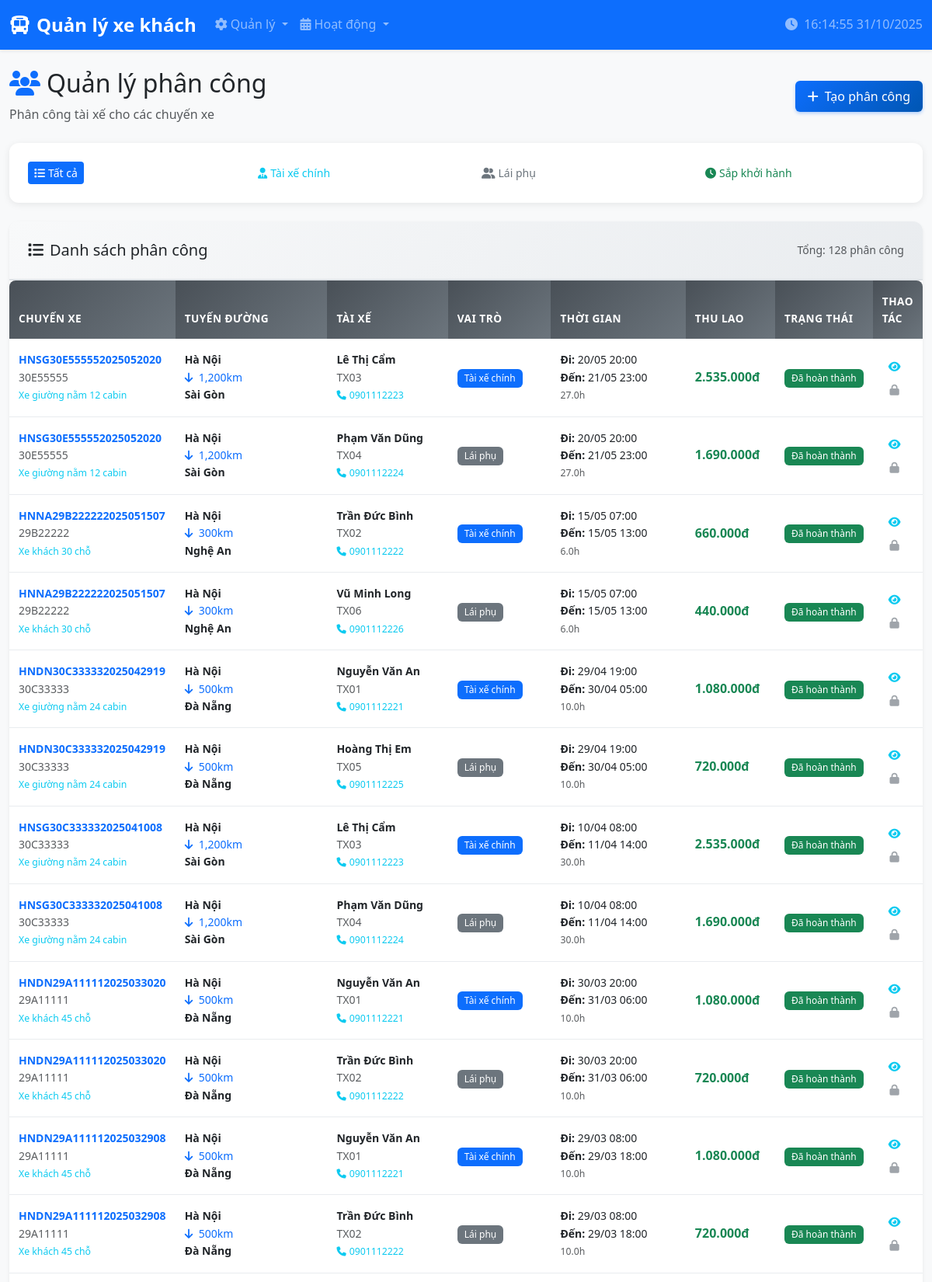
/quanly_xe_khach/phan_cong/index.php (upper part), run on the app's committed database.
### tables this page shows
CREATE TABLE `phan_cong` (
  `MaChuyenXe` varchar(50) NOT NULL,
  `MaTaiXe` varchar(10) NOT NULL,
  `VaiTro` tinyint(4) NOT NULL,
  `ThuLao` decimal(10,2) DEFAULT 0.00,
  PRIMARY KEY (`MaChuyenXe`,`MaTaiXe`),
  UNIQUE KEY `MaChuyenXe` (`MaChuyenXe`,`VaiTro`),
  KEY `MaTaiXe` (`MaTaiXe`),
  CONSTRAINT `phan_cong_ibfk_1` FOREIGN KEY (`MaChuyenXe`) REFERENCES `chuyen_xe` (`MaChuyenXe`),
  CONSTRAINT `phan_cong_ibfk_2` FOREIGN KEY (`MaTaiXe`) REFERENCES `tai_xe` (`MaTaiXe`),
  CONSTRAINT `CONSTRAINT_1` CHECK (`VaiTro` in (1,2))
);

CREATE TABLE `xe_khach` (
  `MaXe` varchar(8) NOT NULL,
  `MaLoaiXe` varchar(10) NOT NULL,
  `SoNgayBDConLai` int(11) DEFAULT 360,
  `HanDangKiem` date DEFAULT NULL,
  PRIMARY KEY (`MaXe`),
  KEY `MaLoaiXe` (`MaLoaiXe`),
  CONSTRAINT `xe_khach_ibfk_1` FOREIGN KEY (`MaLoaiXe`) REFERENCES `loai_xe` (`MaLoaiXe`),
  CONSTRAINT `CONSTRAINT_1` CHECK (`SoNgayBDConLai` <= 360)
);

CREATE TABLE `loai_xe` (
  `MaLoaiXe` varchar(10) NOT NULL,
  `TenLoaiXe` varchar(50) NOT NULL,
  `SoGhe` int(11) NOT NULL,
  PRIMARY KEY (`MaLoaiXe`)
);

CREATE TABLE `tuyen_duong` (
  `MaTuyenDuong` varchar(4) NOT NULL,
  `DiemDau` varchar(100) NOT NULL,
  `DiemCuoi` varchar(100) NOT NULL,
  `DoPhucTap` int(11) DEFAULT NULL CHECK (`DoPhucTap` in (1,2,3)),
  `DoDai` int(11) NOT NULL,
  PRIMARY KEY (`MaTuyenDuong`)
);

CREATE TABLE `tai_xe` (
  `MaTaiXe` varchar(10) NOT NULL,
  `HoTen` varchar(100) NOT NULL,
  `SDT` varchar(15) DEFAULT NULL,
  `NgaySinh` date DEFAULT NULL,
  `DiaChi` varchar(255) DEFAULT NULL,
  PRIMARY KEY (`MaTaiXe`),
  UNIQUE KEY `SDT` (`SDT`)
);

CREATE TABLE `chuyen_xe` (
  `MaChuyenXe` varchar(50) NOT NULL,
  `MaXe` varchar(8) NOT NULL,
  `MaTuyenDuong` varchar(4) NOT NULL,
  `GioDi` datetime NOT NULL,
  `GioDen` datetime NOT NULL,
  `TrangThai` int(11) DEFAULT 1,
  PRIMARY KEY (`MaChuyenXe`),
  KEY `MaXe` (`MaXe`),
  KEY `MaTuyenDuong` (`MaTuyenDuong`),
  CONSTRAINT `chuyen_xe_ibfk_1` FOREIGN KEY (`MaXe`) REFERENCES `xe_khach` (`MaXe`),
  CONSTRAINT `chuyen_xe_ibfk_2` FOREIGN KEY (`MaTuyenDuong`) REFERENCES `tuyen_duong` (`MaTuyenDuong`)
);

### quanly_xe_khach/phan_cong/index.php (the view, shortened to what this page needs)
<?php
$database = new Database();
$db = $database->getConnection();
try {
    $query = "SELECT pc.*,
                     cx.GioDi, cx.GioDen, cx.TrangThai as TrangThaiChuyen,
                     td.DiemDau, td.DiemCuoi, td.DoDai,
                     xk.MaXe, lx.TenLoaiXe,
                     tx.HoTen, tx.SDT,
                     CASE pc.VaiTro
                         WHEN 1 THEN 'Tài xế chính'
                         WHEN 2 THEN 'Lái phụ'
                         ELSE 'Không xác định'
                     END as TenVaiTro,
                     CASE cx.TrangThai
                         WHEN 1 THEN 'Chờ khởi hành'
                         WHEN 2 THEN 'Hoàn thành'
                         ELSE 'Không xác định'
                     END as TenTrangThaiChuyen,
                     CASE
                         WHEN cx.GioDi <= NOW() AND cx.TrangThai = 1 THEN 'Đang diễn ra'
                         WHEN cx.GioDi > NOW() AND cx.TrangThai = 1 THEN 'Sắp khởi hành'
                         WHEN cx.TrangThai = 2 THEN 'Đã hoàn thành'
                         ELSE 'Bình thường'
                     END as TinhTrang
              FROM phan_cong pc
              LEFT JOIN chuyen_xe cx ON pc.MaChuyenXe = cx.MaChuyenXe
              LEFT JOIN tuyen_duong td ON cx.MaTuyenDuong = td.MaTuyenDuong
              LEFT JOIN xe_khach xk ON cx.MaXe = xk.MaXe
              LEFT JOIN loai_xe lx ON xk.MaLoaiXe = lx.MaLoaiXe
              LEFT JOIN tai_xe tx ON pc.MaTaiXe = tx.MaTaiXe
              ORDER BY cx.GioDi DESC, pc.VaiTro";
    $stmt = $db->prepare($query);
    $stmt->execute();
    $phan_cong_list = $stmt->fetchAll(PDO::FETCH_ASSOC);
} catch(PDOException $e) {
    $error = "Lỗi truy vấn: " . $e->getMessage();
}
include '../includes/header.php';
?>
<div class="row">
    <div class="col-12">
        <div class="d-flex justify-content-between align-items-center mb-4">
            <div>
                <h2><i class="fas fa-users text-primary me-2"></i>Quản lý phân công</h2>
                <p class="text-muted mb-0">Phân công tài xế cho các chuyến xe</p>
            </div>
            <a href="create.php" class="btn btn-primary">
                <i class="fas fa-plus me-2"></i>Tạo phân công
            </a>
        </div>
        <div class="card mb-4">
            <div class="card-body">
                <div class="row">
                    <div class="col-md-3">
                        <button class="btn btn-outline-primary btn-sm filter-btn" data-filter="all">
                            <i class="fas fa-list me-1"></i>Tất cả
                        </button>
                    </div>
                    <div class="col-md-3">
                        <button class="btn btn-outline-info btn-sm filter-btn" data-filter="main_driver">
                            <i class="fas fa-user-tie me-1"></i>Tài xế chính
                        </button>
                    </div>
                    <div class="col-md-3">
                        <button class="btn btn-outline-secondary btn-sm filter-btn" data-filter="assistant">
                            <i class="fas fa-user-friends me-1"></i>Lái phụ
                        </button>
                    </div>
                    <div class="col-md-3">
                        <button class="btn btn-outline-success btn-sm filter-btn" data-filter="upcoming">
                            <i class="fas fa-clock me-1"></i>Sắp khởi hành
                        </button>
                    </div>
                </div>
            </div>
        </div>
        <div class="card shadow-sm">
            <div class="card-header">
                <div class="row align-items-center">
                    <div class="col">
                        <h5 class="mb-0"><i class="fas fa-list me-2"></i>Danh sách phân công</h5>
                    </div>
                    <div class="col-auto">
                        <small class="text-muted">Tổng: <?php echo count($phan_cong_list); ?> phân công</small>
                    </div>
                </div>
            </div>
            <div class="card-body p-0">
                <?php if (empty($phan_cong_list)): ?>
                    <div class="text-center py-5">
                        <i class="fas fa-users fa-3x text-muted mb-3"></i>
                        <p class="text-muted">Chưa có phân công nào</p>
                        <a href="create.php" class="btn btn-primary">
                            <i class="fas fa-plus me-2"></i>Tạo phân công đầu tiên
                        </a>
                    </div>
                <?php else: ?>
                    <div class="table-responsive">
                        <table class="table table-hover mb-0" id="phanCongTable">
                            <thead class="table-dark">
                            <tr>
                                <th width="12%">Chuyến xe</th>
                                <th width="20%">Tuyến đường</th>
                                <th width="15%">Tài xế</th>
                                <th width="12%">Vai trò</th>
                                <th width="18%">Thời gian</th>
                                <th width="10%">Thu lao</th>
                                <th width="8%">Trạng thái</th>
                                <th width="5%">Thao tác</th>
                            </tr>
                            </thead>
                            <tbody>
                            <?php foreach ($phan_cong_list as $pc): ?>
                                <tr data-role="<?php echo strtolower(str_replace(' ', '_', $pc['TenVaiTro'])); ?>"
                                    data-status="<?php echo strtolower(str_replace(' ', '_', $pc['TinhTrang'])); ?>">
                                    <td>
                                        <div class="small">
                                            <div class="fw-bold text-primary"><?php echo htmlspecialchars($pc['MaChuyenXe']); ?></div>
                                            <div class="text-muted"><?php echo htmlspecialchars($pc['MaXe']); ?></div>
                                            <small class="text-info"><?php echo htmlspecialchars($pc['TenLoaiXe']); ?></small>
                                        </div>
                                    </td>
                                    <td>
                                        <div class="small">
                                            <div class="fw-semibold"><?php echo htmlspecialchars($pc['DiemDau']); ?></div>
                                            <div class="text-primary">
                                                <i class="fas fa-arrow-down me-1"></i>
                                                <?php echo number_format($pc['DoDai'], 0); ?>km
                                            </div>
                                            <div class="fw-semibold"><?php echo htmlspecialchars($pc['DiemCuoi']); ?></div>
                                        </div>
                                    </td>
                                    <td>
                                        <div class="small">
                                            <div class="fw-bold"><?php echo htmlspecialchars($pc['HoTen']); ?></div>
                                            <div class="text-muted"><?php echo htmlspecialchars($pc['MaTaiXe']); ?></div>
                                            <small class="text-info">
                                                <i class="fas fa-phone me-1"></i><?php echo htmlspecialchars($pc['SDT']); ?>
                                            </small>
                                        </div>
                                    </td>
                                    <td>
                                        <?php
                                        $vai_tro_class = $pc['VaiTro'] == 1 ? 'bg-primary' : 'bg-secondary';
                                        ?>
                                        <span class="badge <?php echo $vai_tro_class; ?> small">
                                        <?php echo $pc['TenVaiTro']; ?>
                                    </span>
                                    </td>
                                    <td>
                                        <div class="small">
                                            <div><strong>Đi:</strong> <?php echo date('d/m H:i', strtotime($pc['GioDi'])); ?></div>
                                            <div><strong>Đến:</strong> <?php echo date('d/m H:i', strtotime($pc['GioDen'])); ?></div>
                                            <small class="text-muted">
                                                <?php
                                                $duration = (strtotime($pc['GioDen']) - strtotime($pc['GioDi'])) / 3600;
                                                echo number_format($duration, 1) . 'h';
                                                ?>
                                            </small>
                                        </div>
                                    </td>
                                    <td>
                                    <span class="fw-bold text-success">
                                        <?php echo number_format($pc['ThuLao'], 0, ',', '.'); ?>đ
                                    </span>
                                    </td>
                                    <td>
                                        <?php
                                        $trang_thai_class = '';
                                        switch($pc['TinhTrang']) {
                                            case 'Đã hoàn thành': $trang_thai_class = 'bg-success'; break;
                                        }
                                        ?>
                                        <span class="badge <?php echo $trang_thai_class; ?> small">
                                        <?php echo $pc['TinhTrang']; ?>
                                    </span>
                                    </td>
                                    <td>
                                        <div class="btn-group-vertical" role="group">
                                            <a href="view.php?chuyen=<?php echo $pc['MaChuyenXe']; ?>&tai_xe=<?php echo $pc['MaTaiXe']; ?>"
                                               class="btn btn-sm btn-outline-info"
                                               data-bs-toggle="tooltip" title="Xem chi tiết">
                                                <i class="fas fa-eye"></i>
                                            </a>
                                            <?php if ($pc['TrangThaiChuyen'] == 1): ?>
                                                <a href="edit.php?chuyen=<?php echo $pc['MaChuyenXe']; ?>&tai_xe=<?php echo $pc['MaTaiXe']; ?>"
                                                   class="btn btn-sm btn-outline-warning"
                                                   data-bs-toggle="tooltip" title="Chỉnh sửa">
                                                    <i class="fas fa-edit"></i>
                                                </a>
                                                <a href="index.php?delete_chuyen=<?php echo $pc['MaChuyenXe']; ?>&delete_tai_xe=<?php echo $pc['MaTaiXe']; ?>"
                                                   class="btn btn-sm btn-outline-danger"
                                                   data-bs-toggle="tooltip" title="Xóa"
                                                   data-confirm="Bạn có chắc muốn xóa phân công này?">
                                                    <i class="fas fa-trash"></i>
                                                </a>
                                            <?php else: ?>
                                                <button class="btn btn-sm btn-outline-secondary" disabled
                                                        data-bs-toggle="tooltip" title="Chuyến đã hoàn thành">
                                                    <i class="fas fa-lock"></i>
                                                </button>
                                            <?php endif; ?>
                                        </div>
                                    </td>
                                </tr>
                            <?php endforeach; ?>
                            </tbody>
                        </table>
                    </div>
                <?php endif; ?>
            </div>
        </div>
    </div>
</div>
<?php include '../includes/footer.php'; ?>

### data on the page
phan_cong: MaChuyenXe "HNSG30E555552025052020", xe_khach.MaXe "30E55555", loai_xe.TenLoaiXe "Xe giường nằm 12 cabin", tuyen_duong.DiemDau "Hà Nội", tuyen_duong.DoDai "1,200", tuyen_duong.DiemCuoi "Sài Gòn", MaTaiXe.HoTen "Lê Thị Cẩm", MaTaiXe "TX03", MaTaiXe.SDT "0901112223", TenVaiTro "Tài xế chính", MaChuyenXe.GioDi "20/05 20:00", MaChuyenXe.GioDen "21/05 23:00", MaChuyenXe.GioDi "27.0", ThuLao "2.535.000", TinhTrang "Đã hoàn thành"
phan_cong: MaChuyenXe "HNSG30E555552025052020", xe_khach.MaXe "30E55555", loai_xe.TenLoaiXe "Xe giường nằm 12 cabin", tuyen_duong.DiemDau "Hà Nội", tuyen_duong.DoDai "1,200", tuyen_duong.DiemCuoi "Sài Gòn", MaTaiXe.HoTen "Phạm Văn Dũng", MaTaiXe "TX04", MaTaiXe.SDT "0901112224", TenVaiTro "Lái phụ", MaChuyenXe.GioDi "20/05 20:00", MaChuyenXe.GioDen "21/05 23:00", MaChuyenXe.GioDi "27.0", ThuLao "1.690.000", TinhTrang "Đã hoàn thành"
phan_cong: MaChuyenXe "HNNA29B222222025051507", xe_khach.MaXe "29B22222", loai_xe.TenLoaiXe "Xe khách 30 chỗ", tuyen_duong.DiemDau "Hà Nội", tuyen_duong.DoDai "300", tuyen_duong.DiemCuoi "Nghệ An", MaTaiXe.HoTen "Trần Đức Bình", MaTaiXe "TX02", MaTaiXe.SDT "0901112222", TenVaiTro "Tài xế chính", MaChuyenXe.GioDi "15/05 07:00", MaChuyenXe.GioDen "15/05 13:00", MaChuyenXe.GioDi "6.0", ThuLao "660.000", TinhTrang "Đã hoàn thành"
phan_cong: MaChuyenXe "HNNA29B222222025051507", xe_khach.MaXe "29B22222", loai_xe.TenLoaiXe "Xe khách 30 chỗ", tuyen_duong.DiemDau "Hà Nội", tuyen_duong.DoDai "300", tuyen_duong.DiemCuoi "Nghệ An", MaTaiXe.HoTen "Vũ Minh Long", MaTaiXe "TX06", MaTaiXe.SDT "0901112226", TenVaiTro "Lái phụ", MaChuyenXe.GioDi "15/05 07:00", MaChuyenXe.GioDen "15/05 13:00", MaChuyenXe.GioDi "6.0", ThuLao "440.000", TinhTrang "Đã hoàn thành"
phan_cong: MaChuyenXe "HNDN30C333332025042919", xe_khach.MaXe "30C33333", loai_xe.TenLoaiXe "Xe giường nằm 24 cabin", tuyen_duong.DiemDau "Hà Nội", tuyen_duong.DoDai "500", tuyen_duong.DiemCuoi "Đà Nẵng", MaTaiXe.HoTen "Nguyễn Văn An", MaTaiXe "TX01", MaTaiXe.SDT "0901112221", TenVaiTro "Tài xế chính", MaChuyenXe.GioDi "29/04 19:00", MaChuyenXe.GioDen "30/04 05:00", MaChuyenXe.GioDi "10.0", ThuLao "1.080.000", TinhTrang "Đã hoàn thành"
phan_cong: MaChuyenXe "HNDN30C333332025042919", xe_khach.MaXe "30C33333", loai_xe.TenLoaiXe "Xe giường nằm 24 cabin", tuyen_duong.DiemDau "Hà Nội", tuyen_duong.DoDai "500", tuyen_duong.DiemCuoi "Đà Nẵng", MaTaiXe.HoTen "Hoàng Thị Em", MaTaiXe "TX05", MaTaiXe.SDT "0901112225", TenVaiTro "Lái phụ", MaChuyenXe.GioDi "29/04 19:00", MaChuyenXe.GioDen "30/04 05:00", MaChuyenXe.GioDi "10.0", ThuLao "720.000", TinhTrang "Đã hoàn thành"
phan_cong: MaChuyenXe "HNSG30C333332025041008", xe_khach.MaXe "30C33333", loai_xe.TenLoaiXe "Xe giường nằm 24 cabin", tuyen_duong.DiemDau "Hà Nội", tuyen_duong.DoDai "1,200", tuyen_duong.DiemCuoi "Sài Gòn", MaTaiXe.HoTen "Lê Thị Cẩm", MaTaiXe "TX03", MaTaiXe.SDT "0901112223", TenVaiTro "Tài xế chính", MaChuyenXe.GioDi "10/04 08:00", MaChuyenXe.GioDen "11/04 14:00", MaChuyenXe.GioDi "30.0", ThuLao "2.535.000", TinhTrang "Đã hoàn thành"
phan_cong: MaChuyenXe "HNSG30C333332025041008", xe_khach.MaXe "30C33333", loai_xe.TenLoaiXe "Xe giường nằm 24 cabin", tuyen_duong.DiemDau "Hà Nội", tuyen_duong.DoDai "1,200", tuyen_duong.DiemCuoi "Sài Gòn", MaTaiXe.HoTen "Phạm Văn Dũng", MaTaiXe "TX04", MaTaiXe.SDT "0901112224", TenVaiTro "Lái phụ", MaChuyenXe.GioDi "10/04 08:00", MaChuyenXe.GioDen "11/04 14:00", MaChuyenXe.GioDi "30.0", ThuLao "1.690.000", TinhTrang "Đã hoàn thành"
phan_cong: MaChuyenXe "HNDN29A111112025033020", xe_khach.MaXe "29A11111", loai_xe.TenLoaiXe "Xe khách 45 chỗ", tuyen_duong.DiemDau "Hà Nội", tuyen_duong.DoDai "500", tuyen_duong.DiemCuoi "Đà Nẵng", MaTaiXe.HoTen "Nguyễn Văn An", MaTaiXe "TX01", MaTaiXe.SDT "0901112221", TenVaiTro "Tài xế chính", MaChuyenXe.GioDi "30/03 20:00", MaChuyenXe.GioDen "31/03 06:00", MaChuyenXe.GioDi "10.0", ThuLao "1.080.000", TinhTrang "Đã hoàn thành"
phan_cong: MaChuyenXe "HNDN29A111112025033020", xe_khach.MaXe "29A11111", loai_xe.TenLoaiXe "Xe khách 45 chỗ", tuyen_duong.DiemDau "Hà Nội", tuyen_duong.DoDai "500", tuyen_duong.DiemCuoi "Đà Nẵng", MaTaiXe.HoTen "Trần Đức Bình", MaTaiXe "TX02", MaTaiXe.SDT "0901112222", TenVaiTro "Lái phụ", MaChuyenXe.GioDi "30/03 20:00", MaChuyenXe.GioDen "31/03 06:00", MaChuyenXe.GioDi "10.0", ThuLao "720.000", TinhTrang "Đã hoàn thành"
phan_cong: MaChuyenXe "HNDN29A111112025032908", xe_khach.MaXe "29A11111", loai_xe.TenLoaiXe "Xe khách 45 chỗ", tuyen_duong.DiemDau "Hà Nội", tuyen_duong.DoDai "500", tuyen_duong.DiemCuoi "Đà Nẵng", MaTaiXe.HoTen "Nguyễn Văn An", MaTaiXe "TX01", MaTaiXe.SDT "0901112221", TenVaiTro "Tài xế chính", MaChuyenXe.GioDi "29/03 08:00", MaChuyenXe.GioDen "29/03 18:00", MaChuyenXe.GioDi "10.0", ThuLao "1.080.000", TinhTrang "Đã hoàn thành"
phan_cong: MaChuyenXe "HNDN29A111112025032908", xe_khach.MaXe "29A11111", loai_xe.TenLoaiXe "Xe khách 45 chỗ", tuyen_duong.DiemDau "Hà Nội", tuyen_duong.DoDai "500", tuyen_duong.DiemCuoi "Đà Nẵng", MaTaiXe.HoTen "Trần Đức Bình", MaTaiXe "TX02", MaTaiXe.SDT "0901112222", TenVaiTro "Lái phụ", MaChuyenXe.GioDi "29/03 08:00", MaChuyenXe.GioDen "29/03 18:00", MaChuyenXe.GioDi "10.0", ThuLao "720.000", TinhTrang "Đã hoàn thành"

### other printed values
count($phan_cong_list) "128"
